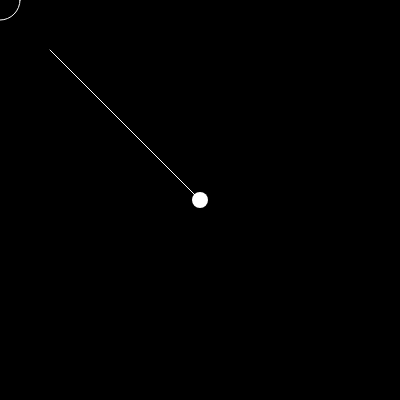
Frame 1 (no input)
Frame 60 (no input): identical to frame 1, image omitted
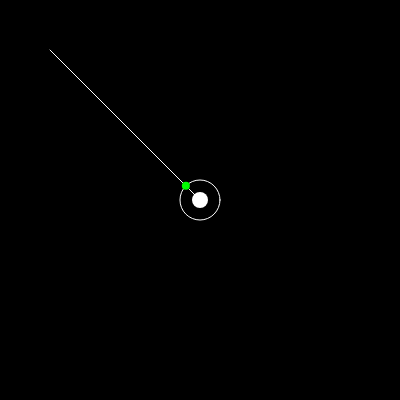
Frame 120 (the mouse pressed at the canvas centre since frame 60)

The p5.js sketch that drew these frames (run headless with seeded random() and noise() and a simulated clock; from frame 60 on, the mouse is pressed at the canvas centre):

// p5.js sketch
// ── sketch.js
// Line Circle Intersectio Geometry
// https://bl.ocks.org/milkbread/11000965
// http://stackoverflow.com/a/1088058
// http://stackoverflow.com/a/328193

var points;

function setup() {
  createCanvas(400, 400);
}

function draw() {
  background(0);
  var a = createVector(200, 200);
  var b = createVector(50, 50);
  var c = createVector(mouseX, mouseY);
  var r = 20;

  fill(255);
  noStroke();
  ellipse(a.x, a.y, 16);

  strokeWeight(1);
  stroke(255);
  line(a.x, a.y, b.x, b.y);
  noFill();
  ellipse(c.x, c.y, r * 2);

  points = getIntersections(a, b, c, r);

  if (points) {
    var a = points.intersection1;
    var b = points.intersection2;
    stroke(0, 255, 0);
    strokeWeight(8);
    if (a.onLine) {
      point(a.point.x, a.point.y);
    }
    if (b.onLine) {
      point(b.point.x, b.point.y);
    }
  }


}


// GEOMETRIC function to get the intersections
function getIntersections(a, b, c, r) {

  // compute the direction vector d from a to b and normalize
  var d = p5.Vector.sub(b, a); //createVector((b.x - a.x) / abdist, (b.y - a.y) / eDistAtoB);
  d.normalize();

  // Now the line equation is x = dx*t + ax, y = dy*t + ay with 0 <= t <= 1.

  // compute the value t of the closest point to the circle center (cx, cy)
  var t = (d.x * (c.x - a.x)) + (d.y * (c.y - a.y));

  // compute the coordinates of the point e on line and closest to c
  var e = {
    point: createVector((t * d.x) + a.x, (t * d.y) + a.y),
    onLine: false
  }

  // Calculate the euclidean distance between c & e
  var distCE = p5.Vector.dist(e.point, c);

  // test if the line intersects the circle
  if (distCE < r) {
    // compute distance from t to circle intersection point
    dt = sqrt(r * r - distCE * distCE);

    // compute first intersection point
    var f = {
      point: createVector(),
      onLine: false
    };
    f.point.x = ((t - dt) * d.x) + a.x;
    f.point.y = ((t - dt) * d.y) + a.y;
    // check if f lies on the line
    f.onLine = is_on(a, b, f.point);

    // compute second intersection point
    var g = {
      point: createVector(),
      onLine: false
    };
    g.point.x = ((t + dt) * d.x) + a.x;
    g.point.y = ((t + dt) * d.x) + a.y;
    // check if g lies on the line
    g.onLine = is_on(a, b, g.point);

    return {
      intersection1: f,
      intersection2: g
    }
  } else {
    return false;
  }
}

function is_on(a, b, c) {
  var d1 = p5.Vector.dist(a, c) + p5.Vector.dist(c, b);
  var d2 = p5.Vector.dist(a, b);
  var diff = abs(d1 - d2);
  return diff < 1;
}
